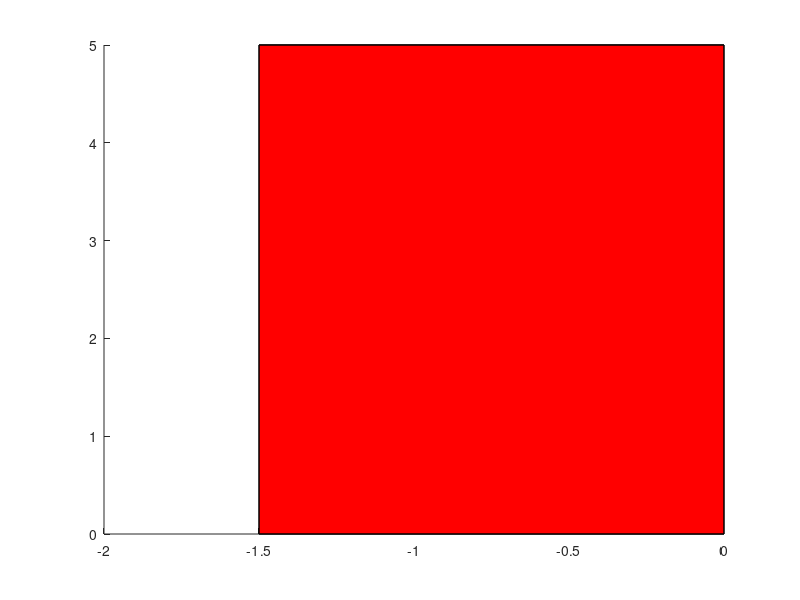

This chart was generated by the following MATLAB code:
function [paralelepipedo, faces] = desenhar_paralelepipedo()
  
  % v�rtices do paralelepipedo
  vertices = [1 1 0;
              0 1 0;
              0 1 1;
              1 1 1;
              0 0 1;
              1 0 1;
              1 0 0;
              0 0 0];

  % faces do paralelepipedo
  faces = [1 2 3 4;
           4 3 5 6;
           6 7 8 5;
           1 2 8 7;
           6 7 1 4;
           2 3 5 8];
 
  % tamanho em cada coordenada   
  X = 1.5;
  Y = 5.0;
  Z = 2.5;
  
  % origem do paralelepipedo
  CX = -X;
  CY = 0;
  CZ = 0;
 
  paralelepipedo = [vertices(:,1)*X+CX,vertices(:,2)*Y+CY,vertices(:,3)*Z+CZ];
  patch('Faces',faces,'Vertices',paralelepipedo,'FaceColor','r');
end